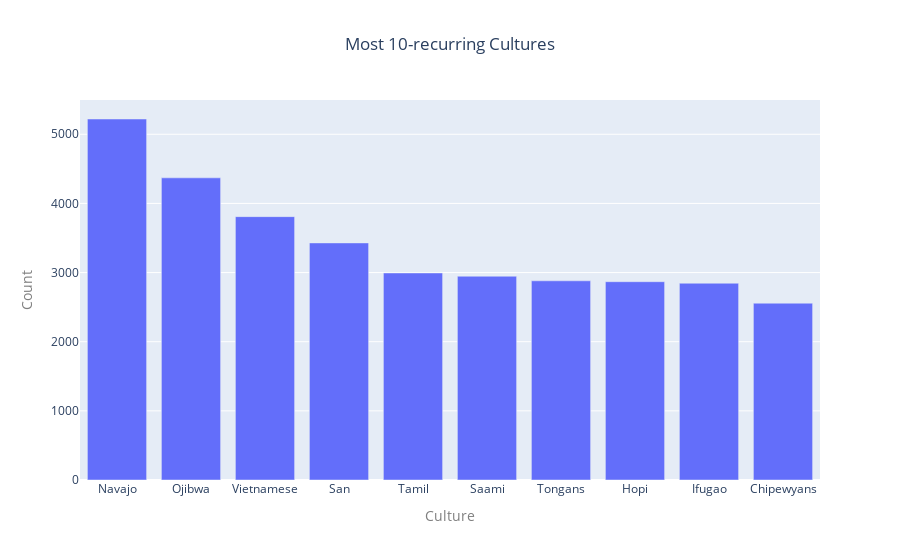
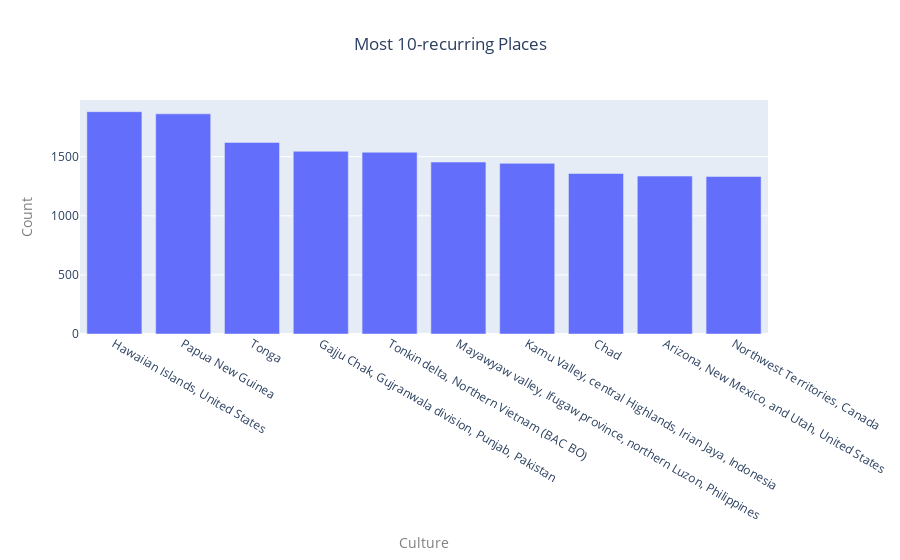

The notebook cell saved with these charts, in order:
### Code cell
layout = go.Layout(
    yaxis=dict(title = go.layout.yaxis.Title(text='Count', font=dict(size=14, color='#7f7f7f'))),
    xaxis=dict(title = go.layout.xaxis.Title(text='Culture', font=dict(size=14, color='#7f7f7f')))
)

fig = go.Figure(
    data=[go.Bar(x=[l for l, _ in sorted_culture_counts[:N_TO_SELECT]], 
                 y=[count for _, count in sorted_culture_counts[:N_TO_SELECT]])],
    layout=layout,
    layout_title=f'Most {N_TO_SELECT}-recurring Cultures',
    layout_title_x=0.5,
)


fig1 = go.Figure(
    data=[go.Bar(x=[l for l, _ in sorted_place_counts[:N_TO_SELECT]], 
                 y=[count for _, count in sorted_place_counts[:N_TO_SELECT]])],
    layout=layout,
    layout_title=f"Most {N_TO_SELECT}-recurring Places",
    layout_title_x=0.5,
)

fig.write_image(f'{ONLY_PARENT_CATEGORY}_culture_counts.png')
fig.show()
fig1.write_image(f'{ONLY_PARENT_CATEGORY}_place_counts.png')
fig1.show()

### Figure 1 — Plotly figure (JSON) as saved in the notebook; plotly's stock layout.template omitted (floating-point values rounded to 4 significant figures)
{"data": [{"type": "bar", "x": ["Navajo", "Ojibwa", "Vietnamese", "San", "Tamil", "Saami", "Tongans", "Hopi", "Ifugao", "Chipewyans"], "y": [5221, 4370, 3809, 3429, 2994, 2947, 2881, 2868, 2846, 2557]}], "layout": {"autosize": true, "title": {"text": "Most 10-recurring Cultures", "x": 0.5}, "xaxis": {"autorange": true, "range": [-0.5, 9.5], "title": {"font": {"color": "#7f7f7f", "size": 14}, "text": "Culture"}, "type": "category"}, "yaxis": {"autorange": true, "range": [0, 5496.0], "title": {"font": {"color": "#7f7f7f", "size": 14}, "text": "Count"}, "type": "linear"}}}

### Figure 2 — Plotly figure (JSON) as saved in the notebook; plotly's stock layout.template omitted (floating-point values rounded to 4 significant figures)
{"data": [{"type": "bar", "x": ["Hawaiian Islands, United States", "Papua New Guinea", "Tonga", "Gajju Chak, Gujranwala division, Punjab, Pakistan", "Tonkin delta, Northern Vietnam (BAC BO)", "Mayawyaw valley, Ifugaw province, northern Luzon, Philippines", "Kamu Valley, central Highlands, Irian Jaya, Indonesia", "Chad", "Arizona, New Mexico, and Utah, United States", "Northwest Territories, Canada"], "y": [1881, 1863, 1621, 1546, 1538, 1455, 1444, 1358, 1336, 1333]}], "layout": {"autosize": true, "title": {"text": "Most 10-recurring Places", "x": 0.5}, "xaxis": {"autorange": true, "range": [-0.5, 9.5], "title": {"font": {"color": "#7f7f7f", "size": 14}, "text": "Culture"}, "type": "category"}, "yaxis": {"autorange": true, "range": [0, 1980], "title": {"font": {"color": "#7f7f7f", "size": 14}, "text": "Count"}, "type": "linear"}}}
